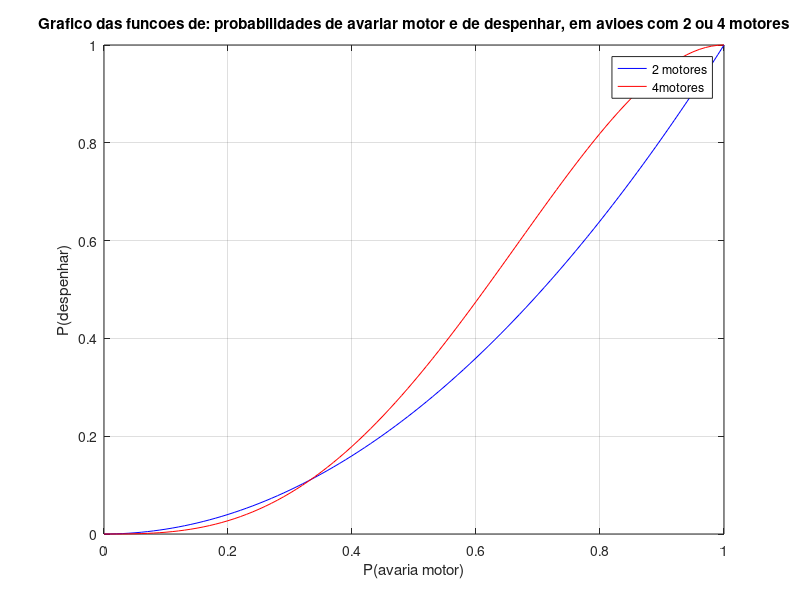

Here is the MATLAB script that generated this plot:
#EX 5)
display("Exercicio 5\n");

#Temos que testar todas as possibilidades, assim:
probbs = [0: 0.01 : 1];

#2 motores
#Para se despenhar tem de falhar os 2 motores
n = 2;
k=2;
p_2motores = nchoosek(n,k)*(probbs.^k).*((1-probbs).^(n-k)); #Combinacoes (n k)

#4 motores
#Para se despenhar tem de falhar mais que 2 motores, podem ser 3 ou os 4
n = 4;
p_4motores = 0;
for k = 3:4 #podem avariar os 3 ou os 4
  p_4motores += nchoosek(n,k)*(probbs.^k).*((1-probbs).^(n-k));
endfor
plot(probbs, p_2motores, 'b' ,probbs, p_4motores, 'r'); #Ver o crescimento de cada funcao
legend("2 motores", "4motores");
title("Grafico das funcoes de: probabilidades de avariar motor e de despenhar, em avioes com 2 ou 4 motores");
xlabel("P(avaria motor)");
ylabel("P(despenhar)");
grid on;
probbs = (p_2motores > p_4motores);
turning_point = sum(probbs == 1);
printf("Se a probabilidade de avaria motor for <= 33%%, e mais seguro andar num aviao de 4 motores\n");
printf("Mas se a probabilidade de avaria motor for >33%%, e mais seguro andar num aviao com 2 motores.\n");

#FIM